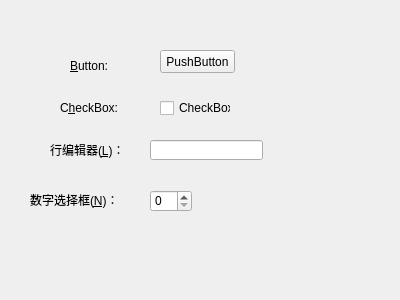
<?xml version="1.0" encoding="UTF-8"?>
<ui version="4.0">
 <class>Dialog43</class>
 <widget class="QWidget" name="Dialog43">
  <property name="geometry">
   <rect>
    <x>0</x>
    <y>0</y>
    <width>400</width>
    <height>300</height>
   </rect>
  </property>
  <property name="windowTitle">
   <string>MyWidget</string>
  </property>
  <widget class="QLabel" name="label">
   <property name="geometry">
    <rect>
     <x>70</x>
     <y>60</y>
     <width>54</width>
     <height>12</height>
    </rect>
   </property>
   <property name="text">
    <string>&amp;Button:</string>
   </property>
   <property name="buddy">
    <cstring>pushButton</cstring>
   </property>
  </widget>
  <widget class="QLabel" name="label_2">
   <property name="geometry">
    <rect>
     <x>60</x>
     <y>100</y>
     <width>61</width>
     <height>16</height>
    </rect>
   </property>
   <property name="text">
    <string>C&amp;heckBox:</string>
   </property>
   <property name="buddy">
    <cstring>checkBox</cstring>
   </property>
  </widget>
  <widget class="QLabel" name="label_3">
   <property name="geometry">
    <rect>
     <x>50</x>
     <y>140</y>
     <width>81</width>
     <height>20</height>
    </rect>
   </property>
   <property name="text">
    <string>行编辑器(&amp;L)：</string>
   </property>
   <property name="buddy">
    <cstring>lineEdit</cstring>
   </property>
  </widget>
  <widget class="QPushButton" name="pushButton">
   <property name="geometry">
    <rect>
     <x>160</x>
     <y>50</y>
     <width>75</width>
     <height>23</height>
    </rect>
   </property>
   <property name="text">
    <string>PushButton</string>
   </property>
  </widget>
  <widget class="QCheckBox" name="checkBox">
   <property name="geometry">
    <rect>
     <x>160</x>
     <y>100</y>
     <width>71</width>
     <height>16</height>
    </rect>
   </property>
   <property name="text">
    <string>CheckBox</string>
   </property>
  </widget>
  <widget class="QLineEdit" name="lineEdit">
   <property name="geometry">
    <rect>
     <x>150</x>
     <y>140</y>
     <width>113</width>
     <height>20</height>
    </rect>
   </property>
  </widget>
  <widget class="QLabel" name="label_4">
   <property name="geometry">
    <rect>
     <x>30</x>
     <y>190</y>
     <width>91</width>
     <height>20</height>
    </rect>
   </property>
   <property name="text">
    <string>数字选择框(&amp;N)：</string>
   </property>
   <property name="buddy">
    <cstring>spinBox</cstring>
   </property>
  </widget>
  <widget class="QSpinBox" name="spinBox">
   <property name="geometry">
    <rect>
     <x>150</x>
     <y>190</y>
     <width>42</width>
     <height>22</height>
    </rect>
   </property>
  </widget>
 </widget>
 <layoutdefault spacing="6" margin="11"/>
 <tabstops>
  <tabstop>lineEdit</tabstop>
  <tabstop>spinBox</tabstop>
  <tabstop>pushButton</tabstop>
  <tabstop>checkBox</tabstop>
 </tabstops>
 <resources/>
 <connections/>
</ui>
